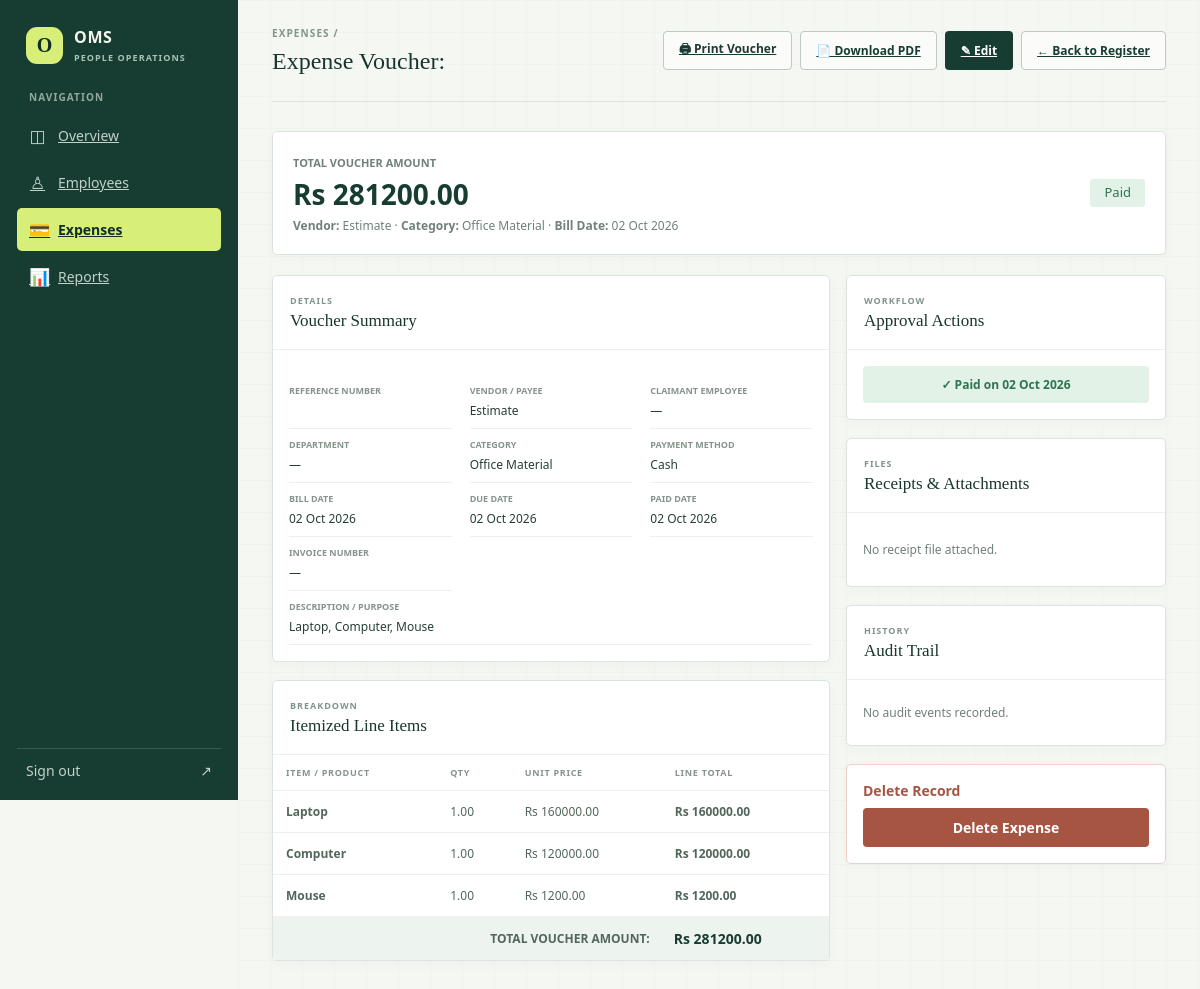
The page /expenses/1/ (signed in) on the database its author committed.
### frontend/models.py (models this page shows, shortened)
class ExpenseRecord(models.Model):
    class Status(models.TextChoices):
        DRAFT = "draft", "Draft"
        SUBMITTED = "submitted", "Submitted"
        PENDING = "pending", "Pending Approval"
        APPROVED = "approved", "Approved"
        REJECTED = "rejected", "Rejected"
        PAID = "paid", "Paid"
        CANCELLED = "cancelled", "Cancelled"
        UNPAID = "unpaid", "Unpaid"
        OVERDUE = "overdue", "Overdue"
    class PaymentMethod(models.TextChoices):
        CASH = "cash", "Cash"
        BANK_TRANSFER = "bank_transfer", "Bank Transfer"
        CREDIT_CARD = "credit_card", "Credit Card"
        DEBIT_CARD = "debit_card", "Debit Card"
        CHEQUE = "cheque", "Cheque"
        ONLINE = "online", "Online Payment"
        OTHER = "other", "Other"
    reference_number = models.CharField(max_length=60, blank=True, db_index=True)
    employee = models.ForeignKey(
        Employee,
        on_delete=models.SET_NULL,
        null=True,
        blank=True,
        related_name="expenses",
    )
    department = models.ForeignKey(
        Department,
        on_delete=models.SET_NULL,
        null=True,
        blank=True,
        related_name="expenses",
    )
    category_ref = models.ForeignKey(
        ExpenseCategory,
        on_delete=models.SET_NULL,
        null=True,
        blank=True,
        related_name="expense_records",
    )
    category = models.CharField(max_length=120, blank=True)
    vendor_name = models.CharField(max_length=160, blank=True)
    description = models.CharField(max_length=240, blank=True)
    amount = models.DecimalField(max_digits=12, decimal_places=2, validators=[MinValueValidator(0)])
    currency = models.CharField(max_length=3, default="AED")
    bill_date = models.DateField(db_index=True)
    due_date = models.DateField(null=True, blank=True)
    paid_date = models.DateField(null=True, blank=True)
    payment_method = models.CharField(
        max_length=20,
        choices=PaymentMethod.choices,
        default=PaymentMethod.CASH,
    )
    invoice_number = models.CharField(max_length=60, blank=True)
    status = models.CharField(
        max_length=20,
        choices=Status.choices,
        default=Status.PENDING,
        db_index=True,
    )
    receipt_file = models.FileField(upload_to=expense_receipt_upload_path, blank=True)
    invoice_file = models.FileField(upload_to=expense_invoice_upload_path, blank=True)
    notes = models.TextField(blank=True)
    rejection_reason = models.TextField(blank=True)
    approved_by = models.ForeignKey(
        settings.AUTH_USER_MODEL,
        on_delete=models.SET_NULL,
        null=True,
        blank=True,
        related_name="approved_expenses",
    )
    approved_at = models.DateTimeField(null=True, blank=True)
    created_by = models.ForeignKey(
        settings.AUTH_USER_MODEL,
        on_delete=models.SET_NULL,
        null=True,
        blank=True,
        related_name="created_expense_records",
    )
    created_at = models.DateTimeField(auto_now_add=True)
    updated_at = models.DateTimeField(auto_now=True)
    class Meta:
        ordering = ["-bill_date", "-created_at"]

class ExpenseLineItem(models.Model):
    expense = models.ForeignKey(ExpenseRecord, on_delete=models.CASCADE, related_name="items")
    product = models.ForeignKey(
        ExpenseProduct,
        on_delete=models.SET_NULL,
        null=True,
        blank=True,
        related_name="bill_items",
    )
    product_name = models.CharField(max_length=160)
    quantity = models.DecimalField(
        max_digits=10,
        decimal_places=2,
        validators=[MinValueValidator(Decimal("0.01"))],
    )
    unit_price = models.DecimalField(max_digits=12, decimal_places=2)
    line_total = models.DecimalField(max_digits=12, decimal_places=2)

### frontend/views.py (the view)
# urls.py: path("expenses/<int:pk>/", views.expense_detail_view, name="expense-detail"),
@login_required(login_url="login")
def expense_detail_view(request, pk):
    expense = get_object_or_404(
        ExpenseRecord.objects.select_related("employee", "department", "category_ref", "created_by", "approved_by")
        .prefetch_related("items__product"),
        pk=pk,
    )
    audit_logs = AuditLog.objects.filter(model_name="ExpenseRecord", object_id=str(expense.pk))[:10]
    return render(request, "expenses/expense_detail.html", {
        "expense": expense,
        "items": expense.items.all(),
        "audit_logs": audit_logs,
    })

### frontend/context_processors.py (called while the page is built)
def company_context(request):
    role = "admin"
    if request.user.is_authenticated:
        if hasattr(request.user, "profile"):
            role = request.user.profile.role
        elif request.user.is_superuser or request.user.is_staff:
            role = "admin"
        else:
            role = "employee"
    return {
        "COMPANY_NAME": os.environ.get("COMPANY_NAME", "OMS Operations"),
        "COMPANY_EMAIL": os.environ.get("COMPANY_EMAIL", "operations@oms.com"),
        "COMPANY_PHONE": os.environ.get("COMPANY_PHONE", "+971 4 000 0000"),
        "COMPANY_ADDRESS": os.environ.get("COMPANY_ADDRESS", "Dubai, United Arab Emirates"),
        "USER_ROLE": role,
    }

### frontend/templates/expenses/expense_detail.html (shortened to what this page needs)
{% extends "partial/base.html" %}
{% load static %}
{% block content %}
<div class="app-shell">
	<aside class="sidebar">
		<a class="brand" href="{% url 'home' %}">
			<span class="brand-mark">O</span>
			<span><strong>OMS</strong><small>PEOPLE OPERATIONS</small></span>
		</a>
		<p class="nav-label">NAVIGATION</p>
		<nav class="primary-nav">
			<a class="nav-item" href="{% url 'home' %}"><span class="nav-icon">◫</span>Overview</a>
			<a class="nav-item" href="{% url 'employee-list' %}"><span class="nav-icon">♙</span>Employees</a>
			<a class="nav-item active" href="{% url 'expense-list' %}"><span class="nav-icon">💳</span>Expenses</a>
			<a class="nav-item" href="{% url 'reports-home' %}"><span class="nav-icon">📊</span>Reports</a>
		</nav>
		<div class="sidebar-bottom">
			<a class="logout-link" href="{% url 'logout' %}">Sign out <span aria-hidden="true">↗</span></a>
		</div>
	</aside>
	<main class="main-area">
		<header class="topbar">
			<div>
				<p class="eyebrow"><a href="{% url 'expense-list' %}" style="color: inherit; text-decoration: none;">EXPENSES</a> / </p>
				<h1>Expense Voucher: {{ expense.reference_number }}</h1>
			</div>
			<div class="topbar-meta" style="display: flex; gap: 8px; flex-wrap: wrap;">
				<a class="button button-quiet" href="{% url 'expense-print' expense.pk %}" target="_blank">🖨 Print Voucher</a>
				<a class="button button-quiet" href="{% url 'expense-pdf' expense.pk %}">📄 Download PDF</a>
				{% if USER_ROLE == 'admin' or USER_ROLE == 'finance' or USER_ROLE == 'manager' or request.user.is_superuser %}
				<a class="button button-dark" href="{% url 'expense-edit' expense.pk %}">✎ Edit</a>
				{% endif %}
				<a class="button button-quiet" href="{% url 'expense-list' %}">← Back to Register</a>
			</div>
		</header>
		<section class="panel" style="margin-bottom: 20px; padding: 20px; display: flex; justify-content: space-between; align-items: center; gap: 20px; flex-wrap: wrap;">
			<div>
				<span style="font-size: 11px; font-weight: bold; color: var(--muted); text-transform: uppercase;">Total Voucher Amount</span>
				<h2 style="margin: 4px 0 0; font-size: 28px; color: var(--forest);">{{ expense.currency }} {{ expense.amount|floatformat:2 }}</h2>
				<p style="margin: 4px 0 0; color: var(--muted); font-size: 12px;">
					<strong>Vendor:</strong> {{ expense.vendor_name|default:"Direct Reimbursement" }} ·
					<strong>Category:</strong> {{ expense.category|default:"General" }} ·
					<strong>Bill Date:</strong> {{ expense.bill_date|date:"d M Y" }}
				</p>
			</div>
			<div style="display: flex; flex-direction: column; align-items: flex-end; gap: 8px;">
				<span class="status-badge status-{{ expense.status }}" style="font-size: 13px; padding: 6px 14px;">{{ expense.get_status_display }}</span>
			</div>
		</section>
		<div class="workspace-grid" style="grid-template-columns: minmax(0, 1.3fr) minmax(320px, 0.7fr);">
			<div style="display: grid; gap: 18px;">
				<section class="panel">
					<div class="panel-heading">
						<div>
							<p class="eyebrow">DETAILS</p>
							<h3>Voucher Summary</h3>
						</div>
					</div>
					<div style="padding: 16px;">
						<dl class="employee-detail-grid">
							<div><dt>Reference Number</dt><dd><strong>{{ expense.reference_number }}</strong></dd></div>
							<div><dt>Vendor / Payee</dt><dd>{{ expense.vendor_name|default:"—" }}</dd></div>
							<div><dt>Claimant Employee</dt><dd>{% if expense.employee %}<a href="{% url 'employee-detail' expense.employee.pk %}"><strong>{{ expense.employee.full_name }}</strong> ({{ expense.employee.employee_id }})</a>{% else %}—{% endif %}</dd></div>
							<div><dt>Department</dt><dd>{{ expense.department.name|default:"—" }}</dd></div>
							<div><dt>Category</dt><dd>{{ expense.category|default:"—" }}</dd></div>
							<div><dt>Payment Method</dt><dd>{{ expense.get_payment_method_display }}</dd></div>
							<div><dt>Bill Date</dt><dd>{{ expense.bill_date|date:"d M Y" }}</dd></div>
							<div><dt>Due Date</dt><dd>{{ expense.due_date|date:"d M Y"|default:"—" }}</dd></div>
							<div><dt>Paid Date</dt><dd>{{ expense.paid_date|date:"d M Y"|default:"—" }}</dd></div>
							<div><dt>Invoice Number</dt><dd>{{ expense.invoice_number|default:"—" }}</dd></div>
							<div style="grid-column: 1 / -1;"><dt>Description / Purpose</dt><dd>{{ expense.description|default:"General expense" }}</dd></div>
						</dl>
					</div>
				</section>
				<section class="panel">
					<div class="panel-heading">
						<div>
							<p class="eyebrow">BREAKDOWN</p>
							<h3>Itemized Line Items</h3>
						</div>
					</div>
					<div class="table-wrap">
						<table>
							<thead>
								<tr>
									<th>ITEM / PRODUCT</th>
									<th>QTY</th>
									<th>UNIT PRICE</th>
									<th>LINE TOTAL</th>
								</tr>
							</thead>
							<tbody>
								{% for item in items %}
								<tr>
									<td><strong>{{ item.product_name }}</strong></td>
									<td>{{ item.quantity|floatformat:2 }}</td>
									<td>{{ expense.currency }} {{ item.unit_price|floatformat:2 }}</td>
									<td><strong>{{ expense.currency }} {{ item.line_total|floatformat:2 }}</strong></td>
								</tr>
								{% empty %}
								<tr>
									<td colspan="4" class="empty-cell">Single direct expense (No itemized catalog products attached).</td>
								</tr>
								{% endfor %}
							</tbody>
							<tfoot>
								<tr style="background: #edf3ee; font-weight: bold;">
									<td colspan="3" style="text-align: right; padding: 12px;">TOTAL VOUCHER AMOUNT:</td>
									<td style="padding: 12px; font-size: 14px; color: var(--forest);">{{ expense.currency }} {{ expense.amount|floatformat:2 }}</td>
								</tr>
							</tfoot>
						</table>
					</div>
				</section>
			</div>
			<div style="display: grid; gap: 18px; align-content: start;">
				<section class="panel">
					<div class="panel-heading">
						<div>
							<p class="eyebrow">WORKFLOW</p>
							<h3>Approval Actions</h3>
						</div>
					</div>
					<div style="padding: 16px; display: grid; gap: 10px;">
						{% if expense.status == 'paid' %}
						<div style="padding: 10px; background: #e2f2e6; color: #2f7450; border-radius: 4px; font-weight: bold; font-size: 12px; text-align: center;">
							✓ Paid on {{ expense.paid_date|date:"d M Y"|default:"Recently" }}
						</div>
						{% endif %}
					</div>
				</section>
				<section class="panel">
					<div class="panel-heading">
						<div>
							<p class="eyebrow">FILES</p>
							<h3>Receipts & Attachments</h3>
						</div>
					</div>
					<div style="padding: 16px; display: grid; gap: 10px;">
						{% if expense.receipt_file %}
						<div style="padding: 10px; border: 1px solid var(--line); border-radius: 4px;">
							<strong>Receipt Attached</strong>
							<p style="margin: 4px 0 8px; font-size: 11px; color: var(--muted);">Original payment receipt or voucher scan.</p>
							<a class="button button-quiet" style="height: 30px; font-size: 11px;" href="{% url 'expense-receipt-download' expense.pk %}" target="_blank">📥 Download Receipt</a>
						</div>
						{% else %}
						<p class="empty-note" style="padding: 0;">No receipt file attached.</p>
						{% endif %}
					</div>
				</section>
				<section class="panel">
					<div class="panel-heading">
						<div>
							<p class="eyebrow">HISTORY</p>
							<h3>Audit Trail</h3>
						</div>
					</div>
					<div style="padding: 12px 16px;">
						{% for log in audit_logs %}
						<div style="padding: 6px 0; border-bottom: 1px solid #edf0ed; font-size: 11px;">
							<div style="display: flex; justify-content: space-between;">
								<strong>{{ log.get_action_display }}</strong>
								<span style="color: var(--muted);">{{ log.timestamp|date:"d M, H:i" }}</span>
							</div>
							<span style="color: var(--muted);">By: {{ log.user.username|default:"System" }}</span>
							{% if log.changes %}<p style="margin: 2px 0 0; color: #444;">{{ log.changes }}</p>{% endif %}
						</div>
						{% empty %}
						<p class="empty-note" style="padding: 0;">No audit events recorded.</p>
						{% endfor %}
					</div>
				</section>
				{% if USER_ROLE == 'admin' or USER_ROLE == 'finance' or request.user.is_superuser %}
				<section class="panel" style="border-color: #f1cfc8;">
					<div style="padding: 16px;">
						<h4 style="margin: 0 0 8px; color: #a55542;">Delete Record</h4>
						<form method="POST" action="{% url 'expense-delete' expense.pk %}" onsubmit="return confirm('Delete expense voucher {{ expense.reference_number }}?');">
							<button type="submit" class="button" style="background: #a55542; color: #fff; width: 100%;">Delete Expense</button>
						</form>
					</div>
				</section>
				{% endif %}
			</div>
		</div>
	</main>
</div>
{% endblock %}

### rows shown on the page
ExpenseRecord: currency "Rs", amount "281200.00", vendor_name "Estimate", category "Office Material", bill_date "02 Oct 2026", status "Paid", department.name "—", payment_method "Cash", due_date "02 Oct 2026", paid_date "02 Oct 2026", invoice_number "—", description "Laptop, Computer, Mouse"
ExpenseLineItem: product_name "Laptop", quantity "1.00", unit_price "160000.00", line_total "160000.00"
ExpenseLineItem: product_name "Computer", quantity "1.00", unit_price "120000.00", line_total "120000.00"
ExpenseLineItem: product_name "Mouse", quantity "1.00", unit_price "1200.00", line_total "1200.00"
